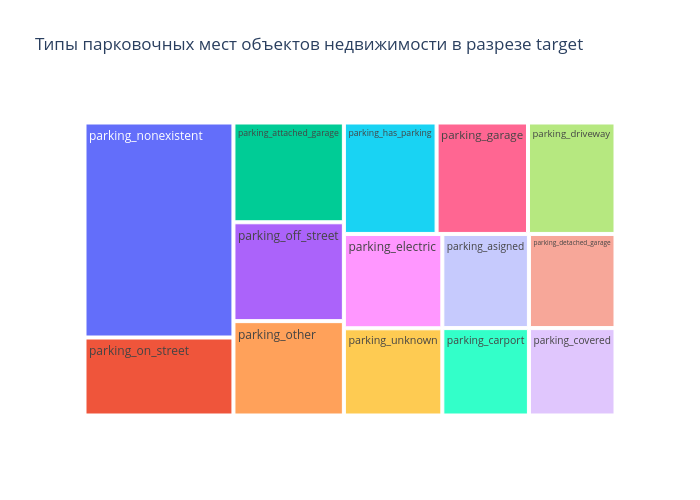

This figure's notebook cell:
### Markdown cell above
#### **Типы парковочных мест объектов недвижимости в разрезе `target`**

### Code cell
# агрегируем типы недвижимости по медианне target
df_median = agg_func(pivot_table, 'target', 'parking', count_types=False)
ranked_analysis_plot(df_median, 'Type', 'target', 'Типы парковочных мест объектов недвижимости в разрезе target')

### Figure 1 — Plotly figure (JSON) as saved in the notebook; plotly's stock layout.template omitted (floating-point values rounded to 4 significant figures)
{"data": [{"branchvalues": "total", "domain": {"x": [0, 1], "y": [0, 1]}, "hovertemplate": "labels=%{label}<br>target=%{value}<br>parent=%{parent}<br>id=%{id}<extra></extra>", "ids": ["parking_asigned", "parking_attached_garage", "parking_carport", "parking_covered", "parking_detached_garage", "parking_driveway", "parking_electric", "parking_garage", "parking_has_parking", "parking_nonexistent", "parking_off_street", "parking_on_street", "parking_other", "parking_unknown"], "labels": ["parking_asigned", "parking_attached_garage", "parking_carport", "parking_covered", "parking_detached_garage", "parking_driveway", "parking_electric", "parking_garage", "parking_has_parking", "parking_nonexistent", "parking_off_street", "parking_on_street", "parking_other", "parking_unknown"], "name": "", "parents": ["", "", "", "", "", "", "", "", "", "", "", "", "", ""], "type": "treemap", "values": [280000, 378500, 260000, 259900, 280000, 335000, 319000, 349900, 354900, 1100000, 375000, 399000, 357945, 295000]}], "layout": {"height": 500, "legend": {"tracegroupgap": 0}, "title": {"text": "Типы парковочных мест объектов недвижимости в разрезе target"}, "width": 700}}
